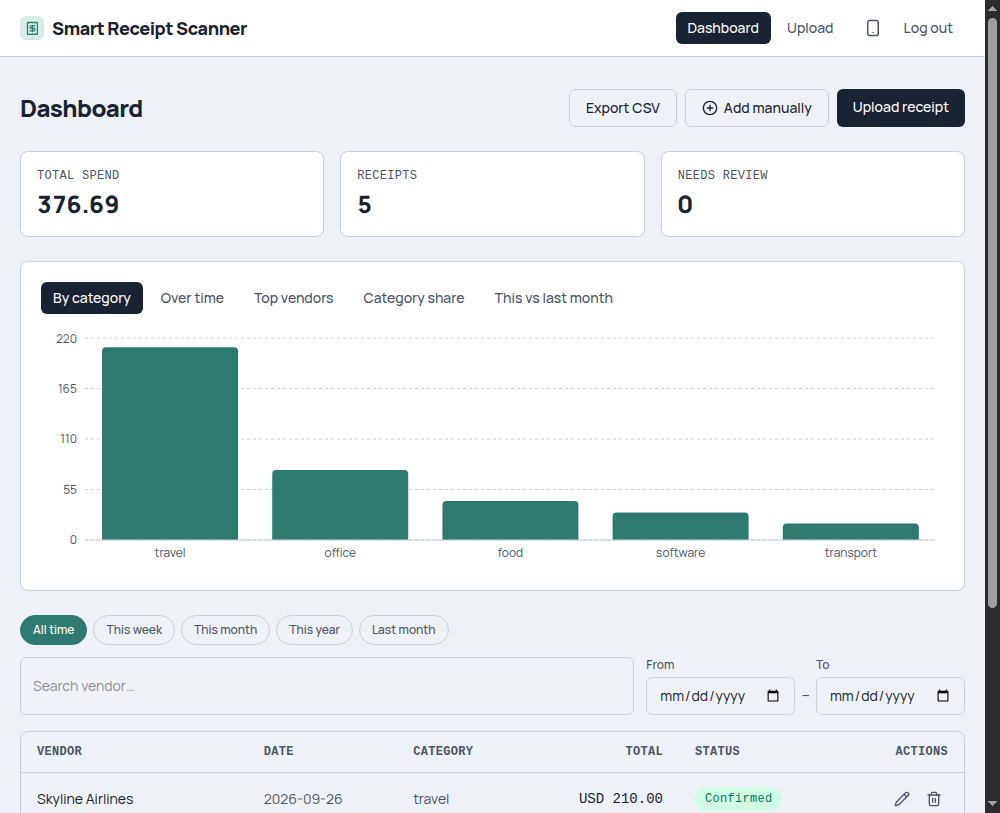
#> input picture docs-assets/dashboard.png, 1000 x 813 px; its folder holds only this picture in this run
$ python -i ocr.py   (imports and definitions only)
#> lines starting #> are read from the running program, lines starting #| are printed output that depends on the picture; after the words box and inside, x2 and y2 are one past the last pixel; in counts of white or black regions, pixels touching at a corner belong together
"""Image preprocessing + OCR. Pure functions, no DB/network dependency,
so this is easy to unit test and to swap engines later.

This is used as a *hint* for the LLM extraction step (see services/extract.py),
not the primary source of truth — Tesseract reliably mangles blurry or
low-contrast phone photos, and the preprocessing below only partially
compensates for that."""
import cv2
import numpy as np
import pytesseract
from PIL import Image

# Small/low-res photos OCR noticeably worse; upscaling gives Tesseract more
# pixels per character to work with.
_MIN_DIMENSION = 1500


def preprocess_image(image_path: str) -> np.ndarray:
    """Upscale (if small), grayscale and adaptively threshold a receipt
    photo so OCR reads it more reliably than it would from the raw photo.

    Adaptive thresholding (vs. a single global Otsu threshold) handles the
    uneven lighting and glare common in phone photos of receipts — a global
    threshold can wash out one half of the receipt while leaving the other
    half illegible.
    """
#> called with image_path = '../../../docs-assets/dashboard.png'
    img = cv2.imread(image_path)
#> img is the input picture: shape (813, 1000, 3); mean B, G, R 234.4, 232.9, 226.7
    if img is None:
        raise ValueError(f"Could not read image at {image_path}")

    height, width = img.shape[:2]
#> height = 813; width = 1000
    if max(height, width) < _MIN_DIMENSION:
        scale = _MIN_DIMENSION / max(height, width)
#> scale = 1.5
        img = cv2.resize(img, None, fx=scale, fy=scale, interpolation=cv2.INTER_CUBIC)
#> img: shape (1220, 1500, 3)

    gray = cv2.cvtColor(img, cv2.COLOR_BGR2GRAY)
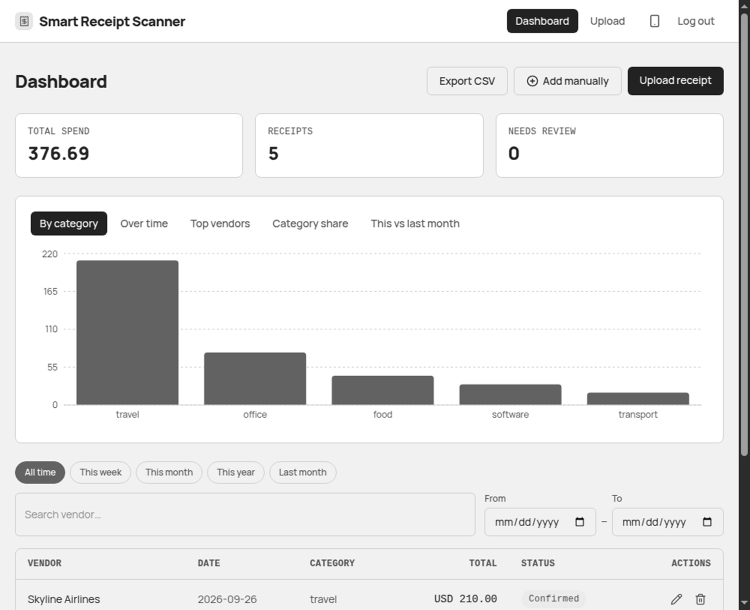
#> gray: shape (1220, 1500) (shown at 1/2 size); min 0, max 255, mean 231.3
    # Slight blur removes camera noise before thresholding.
    blurred = cv2.GaussianBlur(gray, (3, 3), 0)
    # Adaptive (per-region) thresholding copes with shadows/glare far better
    # than a single global threshold across the whole receipt.
    thresh = cv2.adaptiveThreshold(
        blurred, 255, cv2.ADAPTIVE_THRESH_GAUSSIAN_C, cv2.THRESH_BINARY, 31, 15
    )
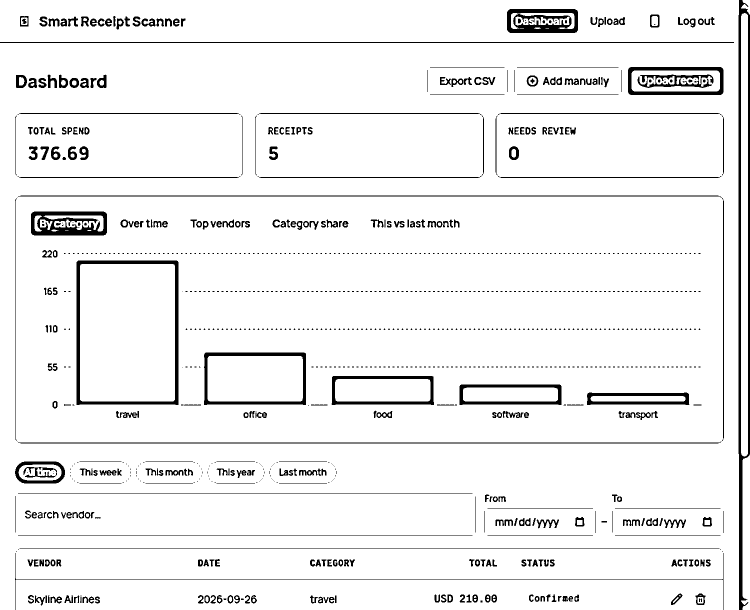
#> thresh: shape (1220, 1500) (shown at 1/2 size); 94.2% white; 942 black regions (576 under 20 px), largest, box (x1, y1, x2, y2) and area: (1477, 0, 1500, 1220) 10561, (153, 521, 357, 810) 6526, (62, 423, 214, 471) 4685
    return thresh


def run_ocr(image_path: str) -> str:
    """Returns raw extracted text from a receipt image."""
    processed = preprocess_image(image_path)
    pil_img = Image.fromarray(processed)
    text = pytesseract.image_to_string(pil_img)
    return text.strip()

>>> result = preprocess_image('../../../docs-assets/dashboard.png')

$ run again, on docs-assets/login.png
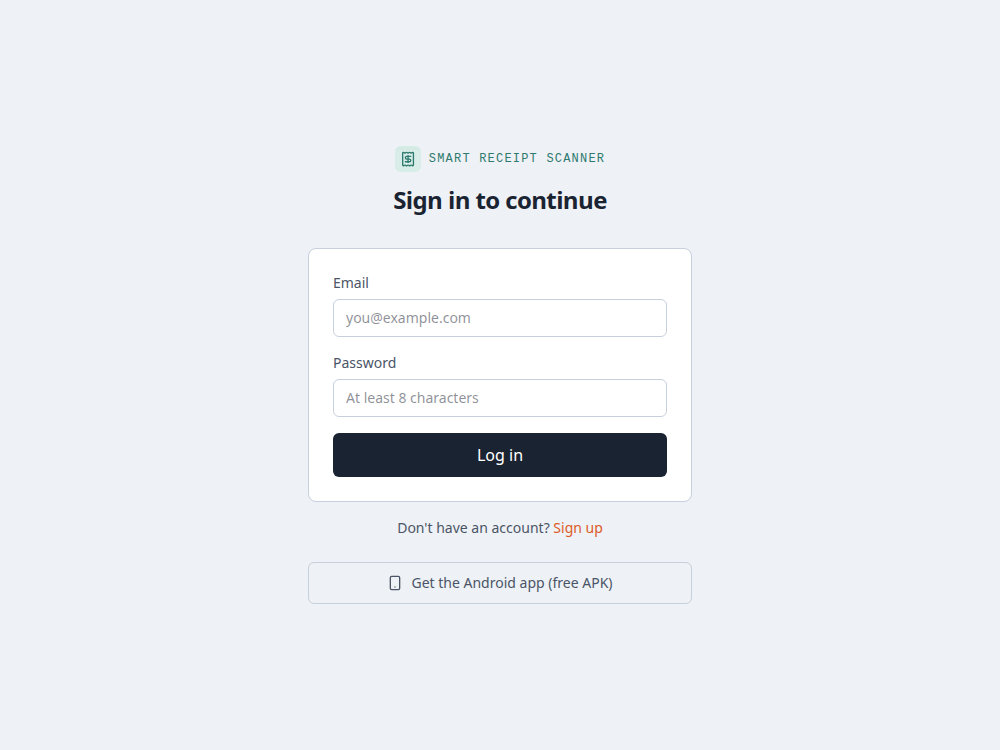
#> input picture docs-assets/login.png, 1000 x 750 px
#> in preprocess_image, img is the input picture: shape (750, 1000, 3); mean B, G, R 241.3, 237.4, 234.5
#> img: shape (1125, 1500, 3)
#> in preprocess_image, `thresh = cv2.adaptiveThreshold( blurred, 255, cv2.ADAPTIVE_THRESH_GAUS..`:
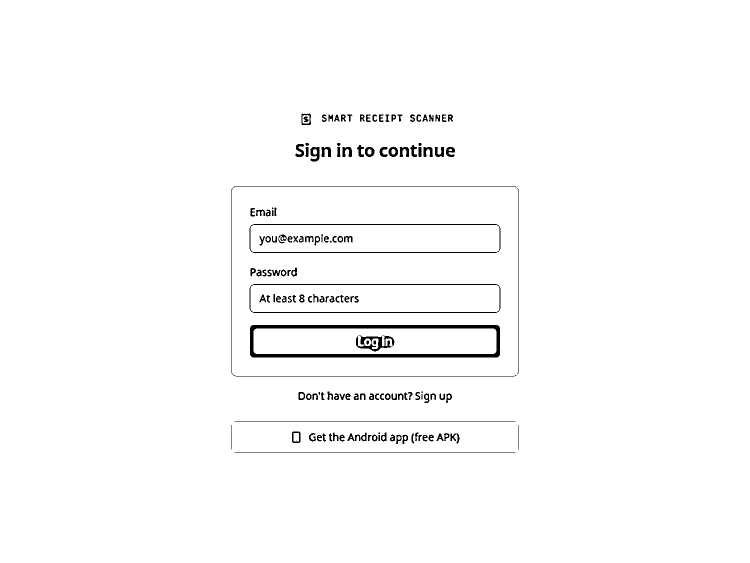
#> thresh: shape (1125, 1500) (shown at 1/2 size); 98.3% white; 152 black regions (7 under 20 px), largest, box (x1, y1, x2, y2) and area: (500, 650, 1000, 715) 7714, (499, 448, 1001, 506) 2164, (499, 568, 1001, 626) 2164
